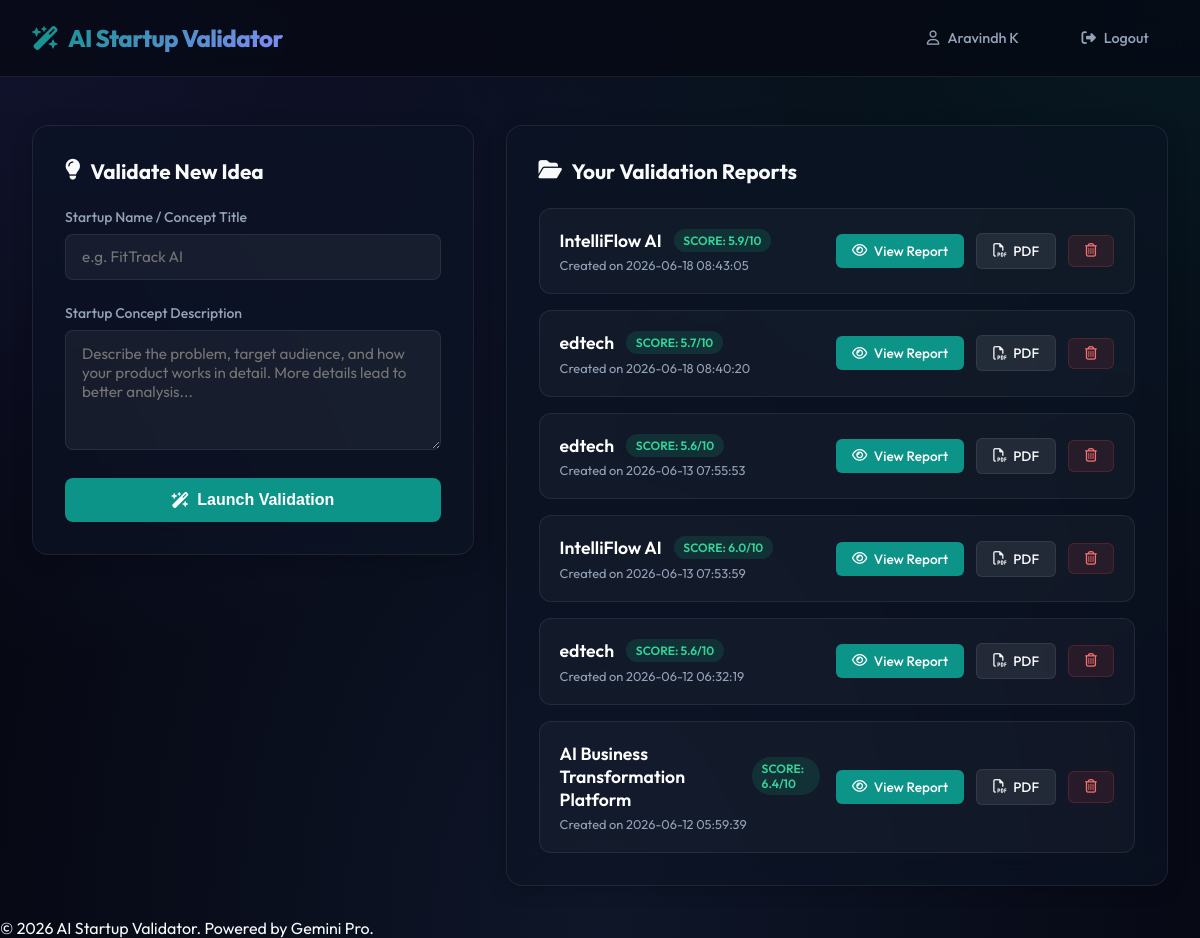
The app's page /dashboard/ (signed in) with its own data.
### tables this page shows
CREATE TABLE users (
    id INTEGER PRIMARY KEY AUTOINCREMENT,
    username TEXT NOT NULL UNIQUE,
    email TEXT NOT NULL UNIQUE,
    password_hash TEXT,
    google_id TEXT UNIQUE,
    created_at TIMESTAMP DEFAULT CURRENT_TIMESTAMP
);

CREATE TABLE validation_reports (
    id INTEGER PRIMARY KEY AUTOINCREMENT,
    user_id INTEGER NOT NULL,
    idea_title TEXT NOT NULL,
    idea_description TEXT NOT NULL,
    status TEXT NOT NULL, -- 'pending', 'market_research', 'competitor_analysis', 'customer_persona', 'revenue_model', 'swot_analysis', 'scoring', 'report_generation', 'completed', 'failed'
    error_message TEXT,
    market_research TEXT,
    competitor_analysis TEXT,
    customer_persona TEXT,
    revenue_model TEXT,
    swot_analysis TEXT,
    feasibility_scores TEXT, -- JSON string
    overall_score REAL DEFAULT 0.0,
    final_report TEXT,
    pdf_path TEXT,
    created_at TIMESTAMP DEFAULT CURRENT_TIMESTAMP,
    completed_at TIMESTAMP,
    FOREIGN KEY(user_id) REFERENCES users(id) ON DELETE CASCADE
);

### routes/dashboard.py (the view)
@dashboard_bp.route('/')
@login_required
def index():
    user_reports = Report.get_by_user(current_user.id)
    return render_template('dashboard.html', reports=user_reports)

### database/db.py (called while the page is built)
def get_db():
    conn = sqlite3.connect(DB_PATH)
    conn.row_factory = sqlite3.Row
    conn.execute("PRAGMA foreign_keys = ON;")
    return conn

### models/report.py (called while the page is built)
    @staticmethod
    def get_by_user(user_id):
        conn = get_db()
        cursor = conn.cursor()
        try:
            cursor.execute("SELECT * FROM validation_reports WHERE user_id = ? ORDER BY created_at DESC", (user_id,))
            rows = cursor.fetchall()
            return [dict(row) for row in rows]
        except Exception as e:
            print(f"Error fetching reports for user {user_id}: {e}")
            return []
        finally:
            conn.close()

### models/user.py (called while the page is built)
    @staticmethod
    def get(user_id):
        conn = get_db()
        cursor = conn.cursor()
        try:
            cursor.execute("SELECT * FROM users WHERE id = ?", (int(user_id),))
            row = cursor.fetchone()
            if row:
                return User(
                    id=row['id'],
                    username=row['username'],
                    email=row['email'],
                    password_hash=row['password_hash'],
                    google_id=row['google_id'],
                    created_at=row['created_at']
                )
            return None
        except Exception as e:
            print(f"Error fetching user by ID {user_id}: {e}")
            return None
        finally:
            conn.close()

### templates/dashboard.html (shortened to what this page needs)
{% extends "base.html" %}
{% block content %}
<div class="dashboard-grid">
    <div class="dashboard-card">
        <h3 class="dashboard-card-title">
            <i class="fa-solid fa-lightbulb"></i> Validate New Idea
        </h3>
        <form action="{{ url_for('dashboard.validate') }}" method="POST">
            <div class="form-group">
                <label for="idea_title" class="form-label">Startup Name / Concept Title</label>
                <input type="text" id="idea_title" name="idea_title" class="form-input" placeholder="e.g. FitTrack AI" required>
            </div>
            <div class="form-group">
                <label for="idea_description" class="form-label">Startup Concept Description</label>
                <textarea id="idea_description" name="idea_description" class="form-input" placeholder="Describe the problem, target audience, and how your product works in detail. More details lead to better analysis..." required></textarea>
            </div>
            <button type="submit" class="btn-submit">
                <i class="fa-solid fa-wand-magic-sparkles"></i> Launch Validation
            </button>
        </form>
    </div>
    <div>
        <div class="dashboard-card">
            <h3 class="dashboard-card-title">
                <i class="fa-solid fa-folder-open"></i> Your Validation Reports
            </h3>
            <div class="reports-list">
                {% if reports %}
                    {% for report in reports %}
                        <div class="report-item">
                            <div class="report-info">
                                <div class="report-name-row">
                                    <span class="report-title-text">{{ report.idea_title }}</span>
                                    {% if report.status == 'completed' %}
                                        <span class="badge badge-completed">Score: {{ "%.1f"|format(report.overall_score) }}/10</span>
                                    {% elif report.status == 'failed' %}
                                        <span class="badge badge-failed">Failed</span>
                                    {% else %}
                                        <span class="badge badge-progress">Running</span>
                                    {% endif %}
                                </div>
                                <div class="report-date">
                                    Created on {{ report.created_at }}
                                </div>
                            </div>
                            <div class="report-actions">
                                {% if report.status == 'completed' %}
                                    <a href="{{ url_for('dashboard.view_report', report_id=report.id) }}" class="btn btn-primary">
                                        <i class="fa-regular fa-eye"></i> View Report
                                    </a>
                                    <a href="{{ url_for('dashboard.download_pdf', report_id=report.id) }}" class="btn btn-secondary">
                                        <i class="fa-regular fa-file-pdf"></i> PDF
                                    </a>
                                {% elif report.status == 'failed' %}
                                    <span class="text-danger" style="font-size:0.85rem;" title="{{ report.error_message }}">
                                        <i class="fa-solid fa-triangle-exclamation"></i> Error
                                    </span>
                                {% else %}
                                    <a href="{{ url_for('dashboard.index', active_validation_id=report.id) }}" class="btn btn-secondary" style="animation: pulse 1.5s infinite;">
                                        <i class="fa-solid fa-spinner fa-spin"></i> Tracking
                                    </a>
                                {% endif %}
                                <form action="{{ url_for('dashboard.delete_report', report_id=report.id) }}" method="POST" onsubmit="return confirm('Are you sure you want to delete this report?')" style="display:inline;">
                                    <button type="submit" class="btn btn-danger" title="Delete Report">
                                        <i class="fa-regular fa-trash-can"></i>
                                    </button>
                                </form>
                            </div>
                        </div>
                    {% endfor %}
                {% else %}
                    <p style="color: var(--text-muted); text-align: center; padding: 2rem 0;">
                        No validation reports generated yet. Enter your startup idea details on the left to start!
                    </p>
                {% endif %}
            </div>
        </div>
    </div>
</div>
{% endblock %}

### templates/base.html (shortened to what this page needs)
<!DOCTYPE html>
<html lang="en">
<head>
    <link rel="stylesheet" href="https://cdnjs.cloudflare.com/ajax/libs/font-awesome/6.4.0/css/all.min.css">
    <link rel="stylesheet" href="{{ url_for('static', filename='css/styles.css') }}">
</head>
<body>
    <header class="navbar">
        <a href="/" class="brand">
            <i class="fa-solid fa-wand-magic-sparkles"></i>
            <span>AI Startup Validator</span>
        </a>
        <nav class="nav-links">
            {% if current_user.is_authenticated %}
                <span class="nav-btn nav-btn-secondary">
                    <i class="fa-regular fa-user"></i> {{ current_user.username }}
                </span>
                <a href="{{ url_for('auth.logout') }}" class="nav-btn nav-btn-secondary">
                    <i class="fa-solid fa-right-from-bracket"></i> Logout
                </a>
            {% else %}
                <a href="{{ url_for('auth.login') }}" class="nav-btn nav-btn-secondary">Login</a>
                <a href="{{ url_for('auth.register') }}" class="nav-btn nav-btn-primary">Get Started</a>
            {% endif %}
        </nav>
    </header>
    <div class="alerts-container">
    </div>
    <main>
        {% block content %}{% endblock %}
    </main>
    <footer>
        <p>&copy; 2026 AI Startup Validator. Powered by Gemini Pro.</p>
    </footer>
</body>
</html>

### records on screen
users: username "Aravindh K"
validation_reports: idea_title "IntelliFlow AI", overall_score "5.9", created_at "2026-06-18 08:43:05"
validation_reports: idea_title "edtech", overall_score "5.7", created_at "2026-06-18 08:40:20"
validation_reports: idea_title "edtech", overall_score "5.6", created_at "2026-06-13 07:55:53"
validation_reports: idea_title "IntelliFlow AI", overall_score "6.0", created_at "2026-06-13 07:53:59"
validation_reports: idea_title "edtech", overall_score "5.6", created_at "2026-06-12 06:32:19"
validation_reports: idea_title "AI Business Transformation Platform", overall_score "6.4", created_at "2026-06-12 05:59:39"
